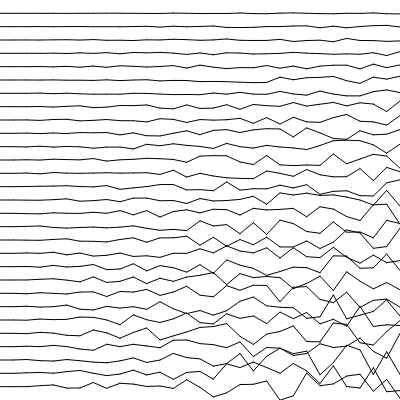
Frame 1 (no input)
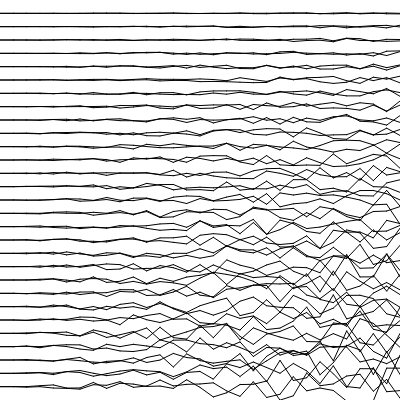
Frame 2 (the mouse pressed at the canvas centre, redrawn once)

The p5.js sketch that drew these frames (run headless with seeded random() and noise() and a simulated clock; the mouse was pressed at the canvas centre and the sketch redrawn once):

// p5.js sketch
// ── sketch.js
const size = 400;
const steps = 30
const unit_size = size / steps;
const dval = 2;
const rmult = 9;

function setup() {
    createCanvas(size, size);
}

function drawSegment(i, y1, y2) {
    line(i * unit_size, y1, (i + 1) * unit_size, y2);
}

function drawLine(y) {
    push();
    translate(0, unit_size * y);
    let dy = 0;
    let prev_dy = 0;
    for (let x = 0; x < steps; x++) {
        dy = random(-dval, dval) * (x / rmult) * (y / rmult);
        drawSegment(x, prev_dy, dy);
        prev_dy = dy;
    }
    pop();
}

function draw() {
    noLoop();
    for (let y = 1; y < steps; y++) {
        drawLine(y);
    }
}
